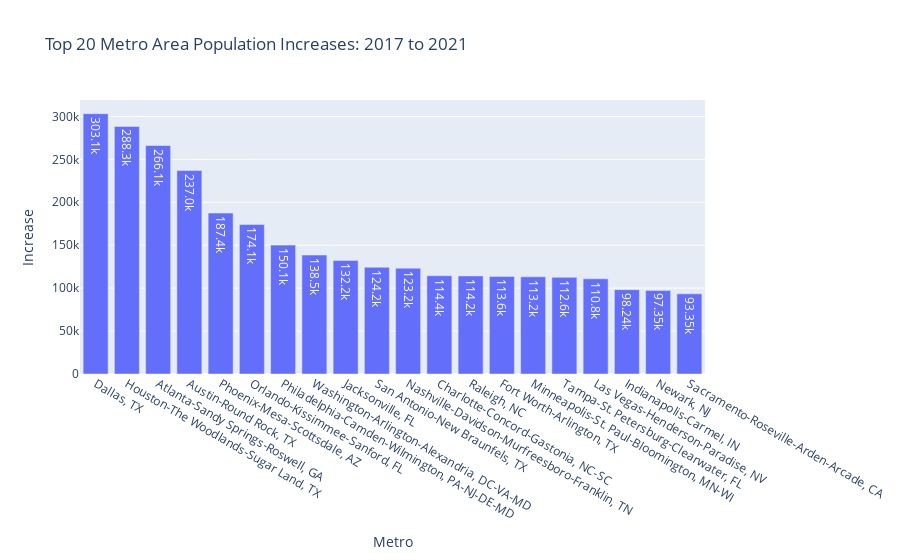

Write notebook code for a chart like this one.
### Code cell
fig = px.bar(metro_inc_pop,
             x='metro_name',
             y='change',
             text_auto='.4s',
             labels={"change": "Increase","metro_name": "Metro"},
             title="Top 20 Metro Area Population Increases: 2017 to 2021",
             height=600)

fig.show()

### Figure 1 — Plotly figure (JSON) as saved in the notebook; plotly's stock layout.template omitted (floating-point values rounded to 4 significant figures)
{"data": [{"alignmentgroup": "True", "hovertemplate": "Metro=%{x}<br>Increase=%{y}<extra></extra>", "legendgroup": "", "marker": {"color": "#636efa", "pattern": {"shape": ""}}, "name": "", "offsetgroup": "", "orientation": "v", "showlegend": false, "textposition": "auto", "texttemplate": "%{y:.4s}", "type": "bar", "x": ["Dallas, TX", "Houston-The Woodlands-Sugar Land, TX", "Atlanta-Sandy Springs-Roswell, GA", "Austin-Round Rock, TX", "Phoenix-Mesa-Scottsdale, AZ", "Orlando-Kissimmee-Sanford, FL", "Philadelphia-Camden-Wilmington, PA-NJ-DE-MD", "Washington-Arlington-Alexandria, DC-VA-MD", "Jacksonville, FL", "San Antonio-New Braunfels, TX", "Nashville-Davidson-Murfreesboro-Franklin, TN", "Charlotte-Concord-Gastonia, NC-SC", "Raleigh, NC", "Fort Worth-Arlington, TX", "Minneapolis-St. Paul-Bloomington, MN-WI", "Tampa-St. Petersburg-Clearwater, FL", "Las Vegas-Henderson-Paradise, NV", "Indianapolis-Carmel, IN", "Newark, NJ", "Sacramento-Roseville-Arden-Arcade, CA"], "xaxis": "x", "y": [303095, 288257, 266066, 236951, 187397, 174148, 150079, 138546, 132172, 124194, 123204, 114366, 114176, 113557, 113176, 112592, 110841, 98240, 97351, 93347], "yaxis": "y"}], "layout": {"autosize": true, "barmode": "relative", "legend": {"tracegroupgap": 0}, "title": {"text": "Top 20 Metro Area Population Increases: 2017 to 2021"}, "xaxis": {"anchor": "y", "autorange": true, "domain": [0, 1], "range": [-0.5, 19.5], "title": {"text": "Metro"}, "type": "category"}, "yaxis": {"anchor": "x", "autorange": true, "domain": [0, 1], "range": [0, 319000.0], "title": {"text": "Increase"}, "type": "linear"}}}
